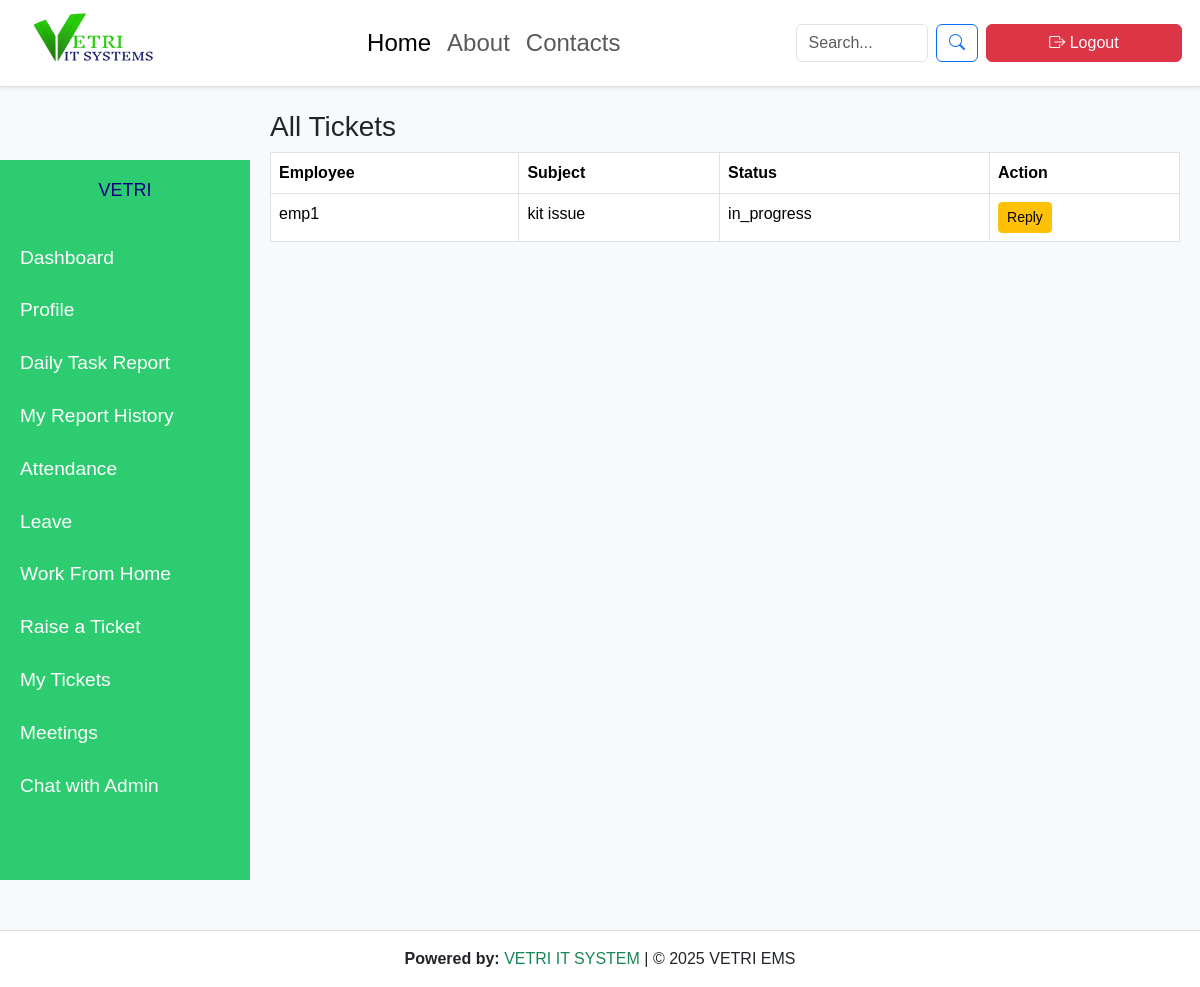
The app's page /tickets/admin/, older data.
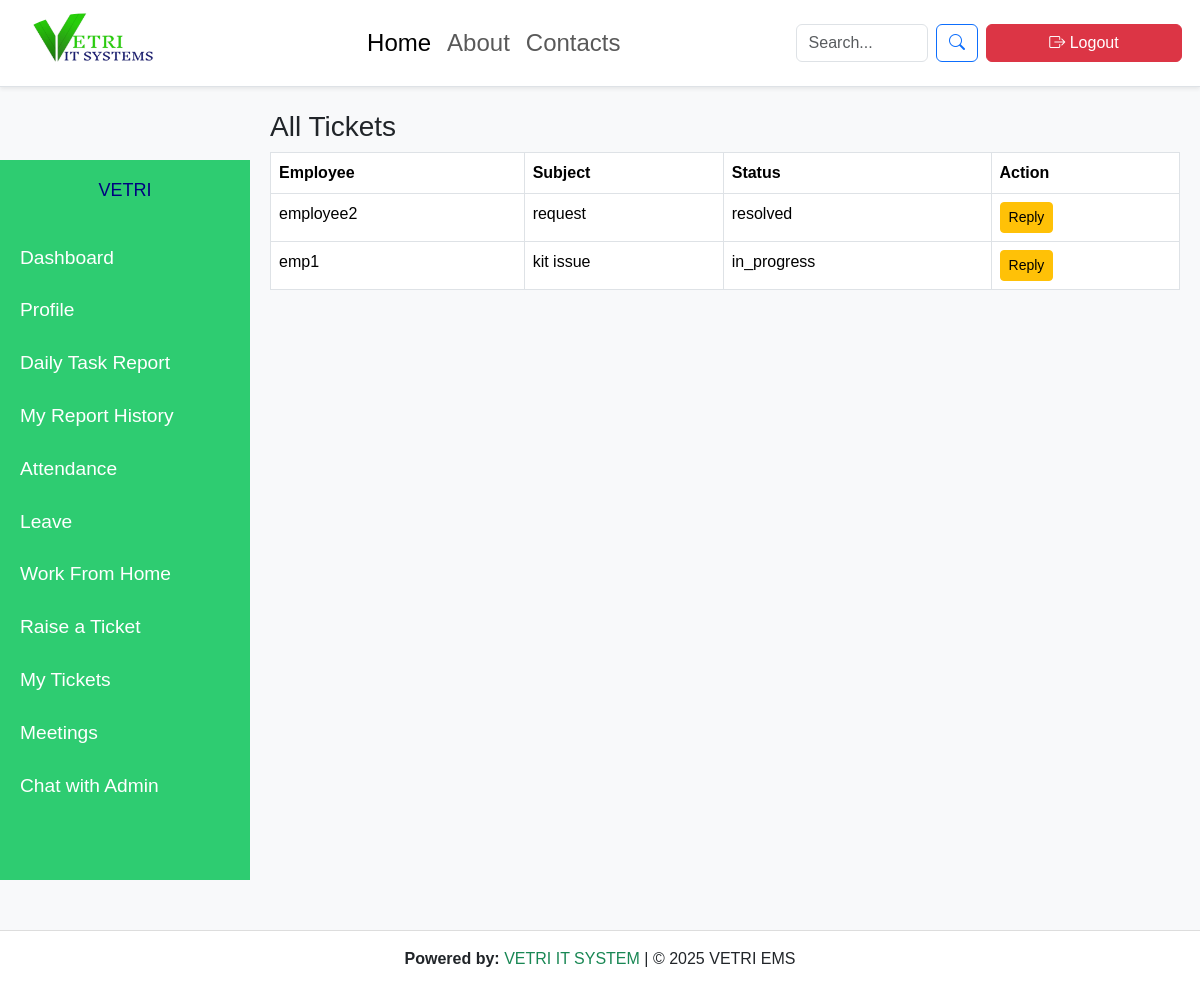
The same page, newer data.
### employees/models.py (models this page shows, shortened)
class Ticket(models.Model):
    STATUS_CHOICES = [
        ("open", "Open"),
        ("in_progress", "In Progress"),
        ("resolved", "Resolved"),
        ("closed", "Closed"),
    ]
    employee = models.ForeignKey(User, on_delete=models.CASCADE)
    subject = models.CharField(max_length=255)
    message = models.TextField()
    reply = models.TextField(blank=True, null=True)
    status = models.CharField(max_length=20, choices=STATUS_CHOICES, default="open")
    created_at = models.DateTimeField(auto_now_add=True)
    is_read = models.BooleanField(default=False)  # <--- IMPORTANT

### employees/views.py (the view)
# urls.py: path("tickets/admin/", views.admin_view_tickets, name="admin_view_tickets"),
def admin_view_tickets(request):
    tickets = Ticket.objects.select_related("employee").order_by("-created_at")
    return render(request, "employees/admin_view_tickets.html", {"tickets": tickets})

### employees/context_processors.py (called while the page is built)
def admin_id_processor(request):
    try:
        admin_user = User.objects.filter(is_superuser=True).first()
        return {'admin_id': admin_user.id if admin_user else None}
    except:
        return {'admin_id': None}

def unread_ticket_count(request):
    if request.user.is_authenticated and request.user.is_superuser:
        return {"unread_count": Ticket.objects.filter(is_read=False).count()}
    return {"unread_count": 0}

### employees/templates/employees/admin_view_tickets.html
{% extends "base.html" %}
{% block content %}
<h3>All Tickets</h3>
<table class="table table-bordered">
    <tr>
        <th>Employee</th>
        <th>Subject</th>
        <th>Status</th>
        <th>Action</th>
    </tr>
    {% for t in tickets %}
    <tr>
        <td>{{ t.employee.username }}</td>
        <td>{{ t.subject }}</td>
        <td>{{ t.status }}</td>
        <td>
            <a href="{% url 'admin_reply_ticket' t.id %}" class="btn btn-warning btn-sm">
                Reply
            </a>
        </td>
    </tr>
    {% endfor %}
</table>
{% endblock %}

Row changes from the older to the newer data that the page shows:
added Ticket: employee.username "employee2", subject "request", status "resolved"
